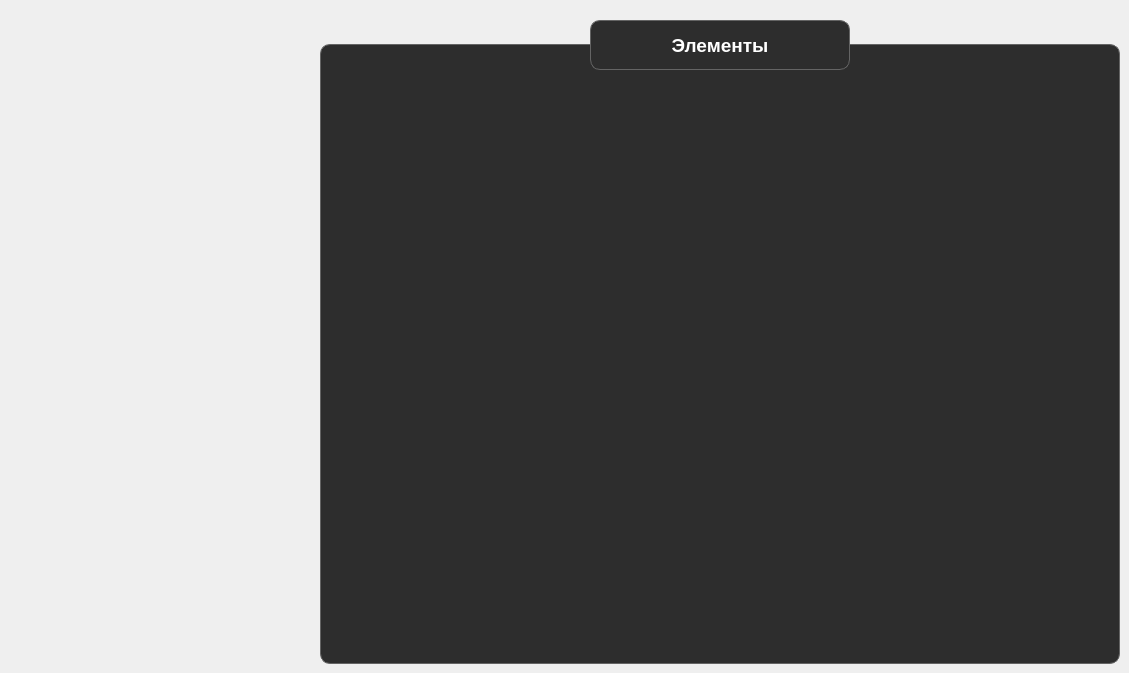
      <widget class="QWidget" name="AppearancePage">
       <widget class="QWidget" name="UISettingsWidget" native="true">
        <property name="geometry">
         <rect>
          <x>320</x>
          <y>44</y>
          <width>800</width>
          <height>620</height>
         </rect>
        </property>
        <property name="mouseTracking">
         <bool>false</bool>
        </property>
        <widget class="QFrame" name="UISettingsWidgetFrame">
         <property name="geometry">
          <rect>
           <x>0</x>
           <y>0</y>
           <width>800</width>
           <height>620</height>
          </rect>
         </property>
         <property name="autoFillBackground">
          <bool>false</bool>
         </property>
         <property name="styleSheet">
          <string notr="true">background-color:rgb(45,45,45);
    border-width:1px;
    border-color :rgb(100,100,100);
    border-radius:10px;
    border-style:solid;</string>
         </property>
         <property name="frameShape">
          <enum>QFrame::Panel</enum>
         </property>
         <property name="frameShadow">
          <enum>QFrame::Plain</enum>
         </property>
        </widget>
       </widget>
       <widget class="QLabel" name="UISettingsLabel">
        <property name="geometry">
         <rect>
          <x>590</x>
          <y>20</y>
          <width>260</width>
          <height>50</height>
         </rect>
        </property>
        <property name="font">
         <font>
          <family>Arial</family>
          <pointsize>14</pointsize>
          <weight>75</weight>
          <bold>true</bold>
          <kerning>true</kerning>
         </font>
        </property>
        <property name="mouseTracking">
         <bool>false</bool>
        </property>
        <property name="autoFillBackground">
         <bool>false</bool>
        </property>
        <property name="styleSheet">
         <string notr="true">color:rgb(255,255,255);

background-color:rgb(45,45,45);

border-width:1px;
border-color :rgb(100,100,100);
border-radius:10px;
border-style:solid;</string>
        </property>
        <property name="frameShape">
         <enum>QFrame::Panel</enum>
        </property>
        <property name="text">
         <string>Элементы</string>
        </property>
        <property name="alignment">
         <set>Qt::AlignCenter</set>
        </property>
       </widget>
      </widget>
